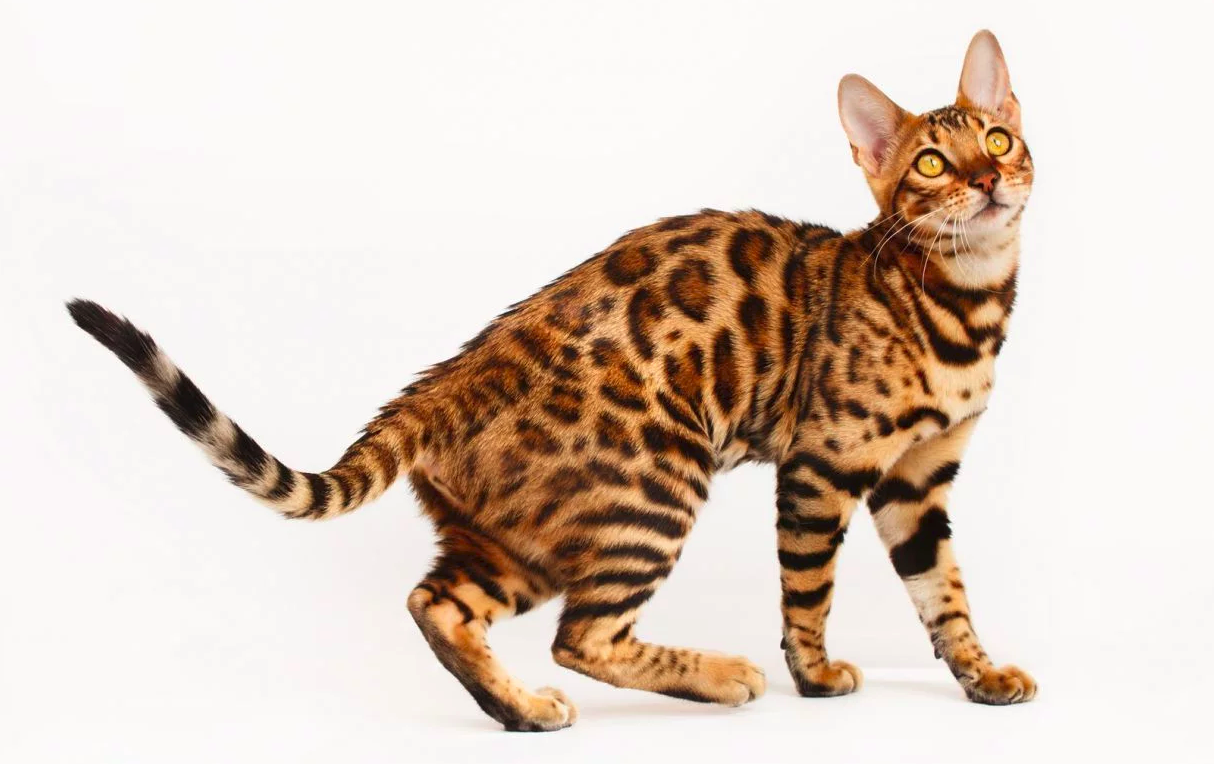
#> input picture image/cat.png, 1214 x 764 px
$ python cv_struct.py
#> lines starting #> are read from the running program, lines starting #| are printed output that depends on the picture
#!/usr/bin/env python3
# encoding: utf-8

"""
@author: Elon kou
@contact: koudongliang@regiontec.com
@file: struct.py
@time: 18-7-30 下午6:38
"""
import cv2
import numpy as np

if __name__ == "__main__":
    image = cv2.imread("../image/cat.png", 0)
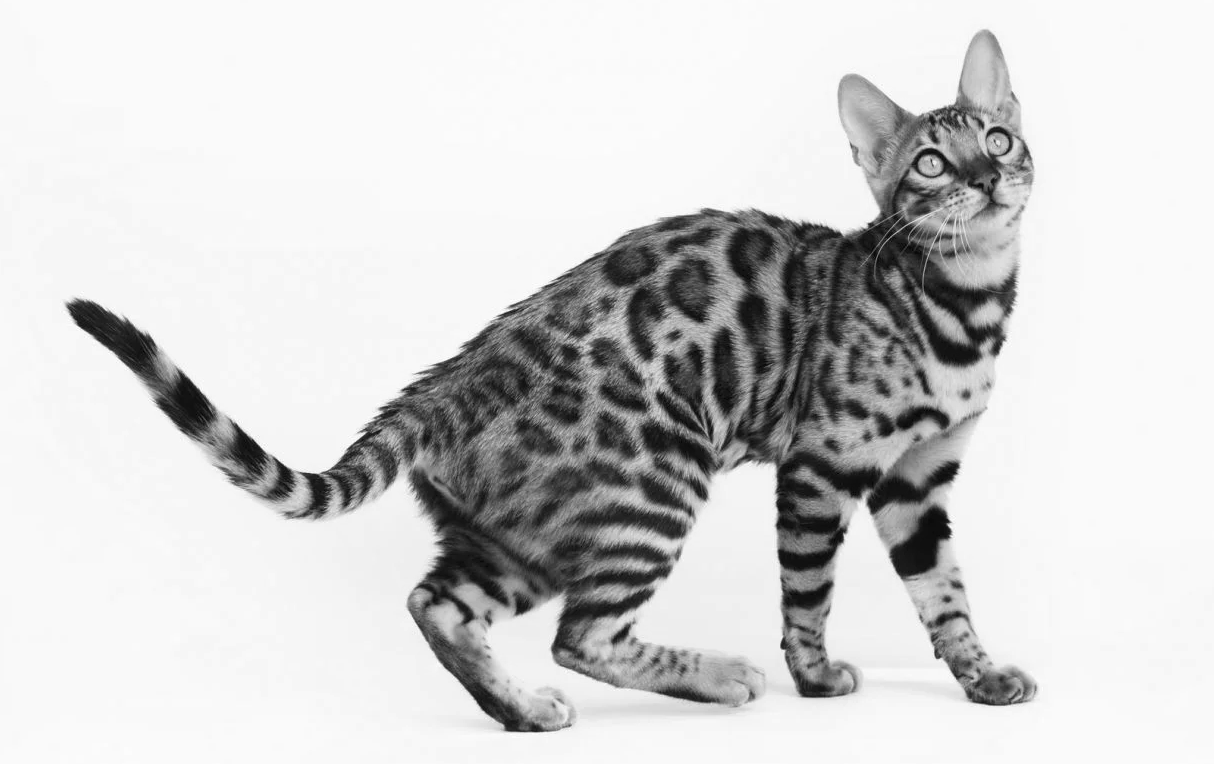
#> image: shape (764, 1214); min 2, max 255, mean 208
    element = cv2.getStructuringElement(cv2.MORPH_RECT, (3, 3))
    # element = np.narrage(12).reshape(3, 4)
    element = np.array([[1, 2, 1], [1, 1, 1], [3, 1, 1], [2, 2, 2]])
    dilate = cv2.dilate(image, element)
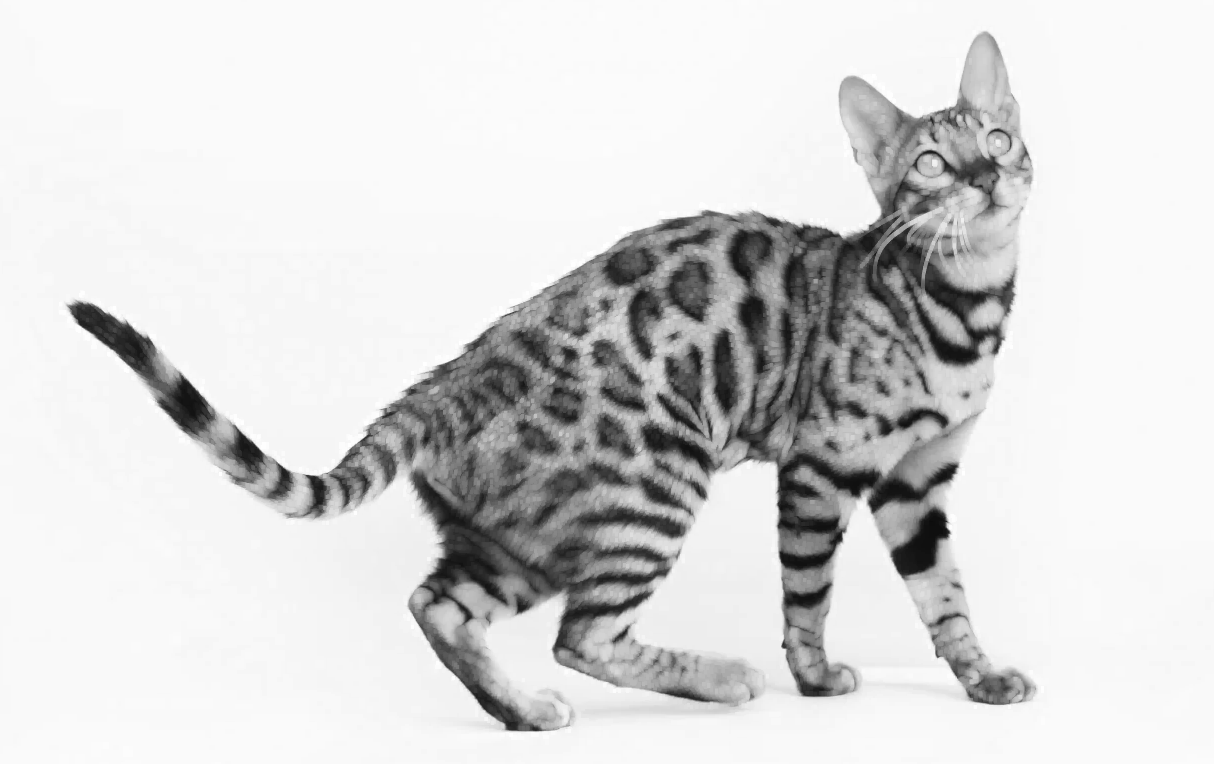
#> dilate: shape (764, 1214); min 12, max 255, mean 214.6
    erode = cv2.erode(image, element)
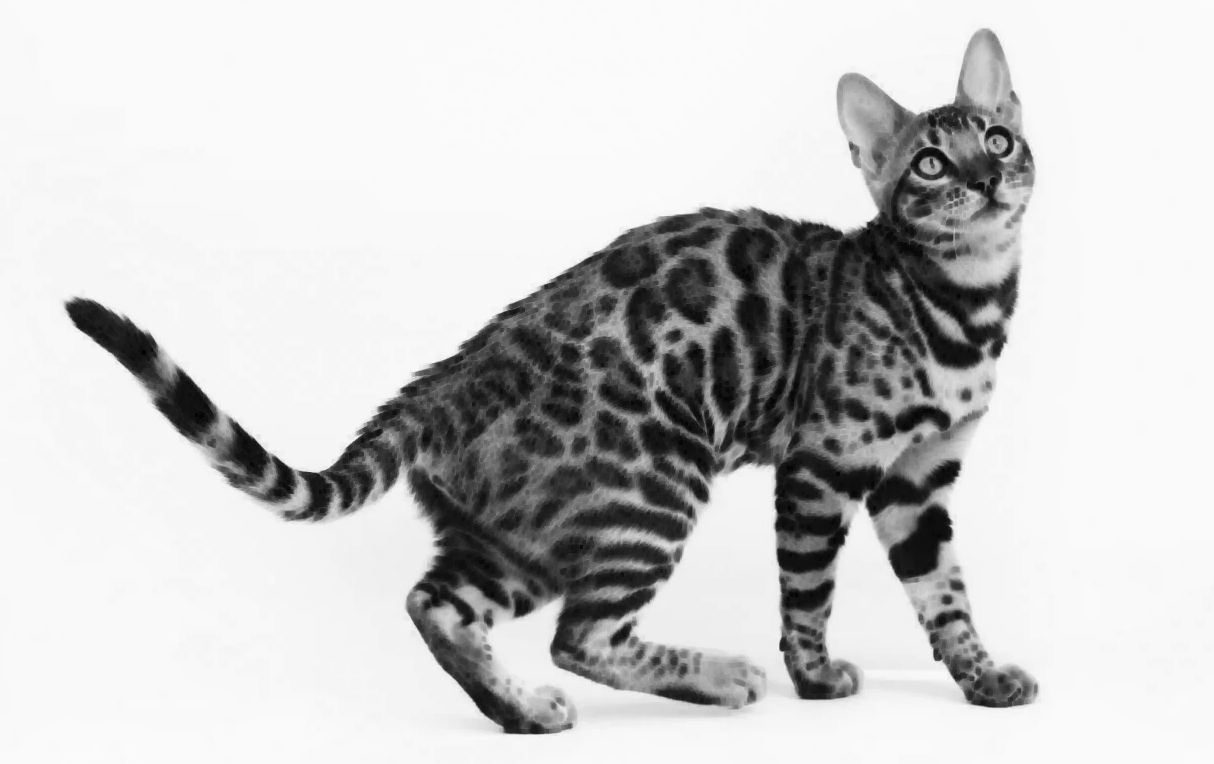
#> erode: shape (764, 1214); min 2, max 252, mean 201.4

    # [4 lines of commented-out code are left out]
    cv2.imshow("result", dilate)
    cv2.imshow("result_2", erode)
    cv2.waitKey(0)

$ run again, with image/image.png copied over image/cat.png
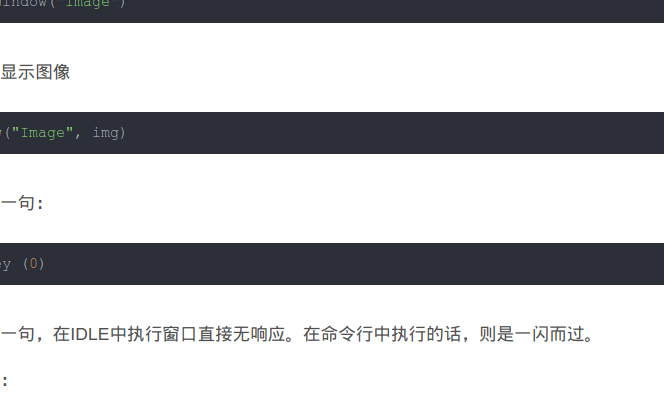
#> input picture image/image.png, 664 x 408 px
#> `dilate = cv2.dilate(image, element)`:
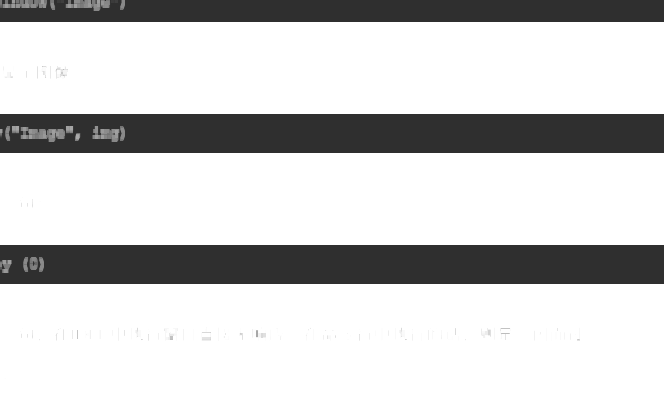
#> dilate: shape (408, 664); min 47, max 255, mean 204.6
#> `erode = cv2.erode(image, element)`:
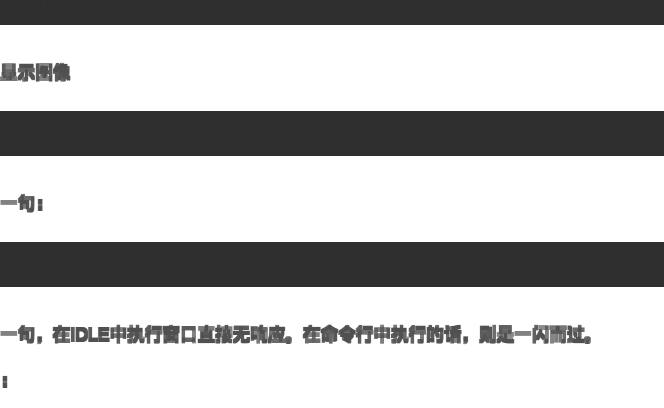
#> erode: shape (408, 664); min 47, max 255, mean 191.2
